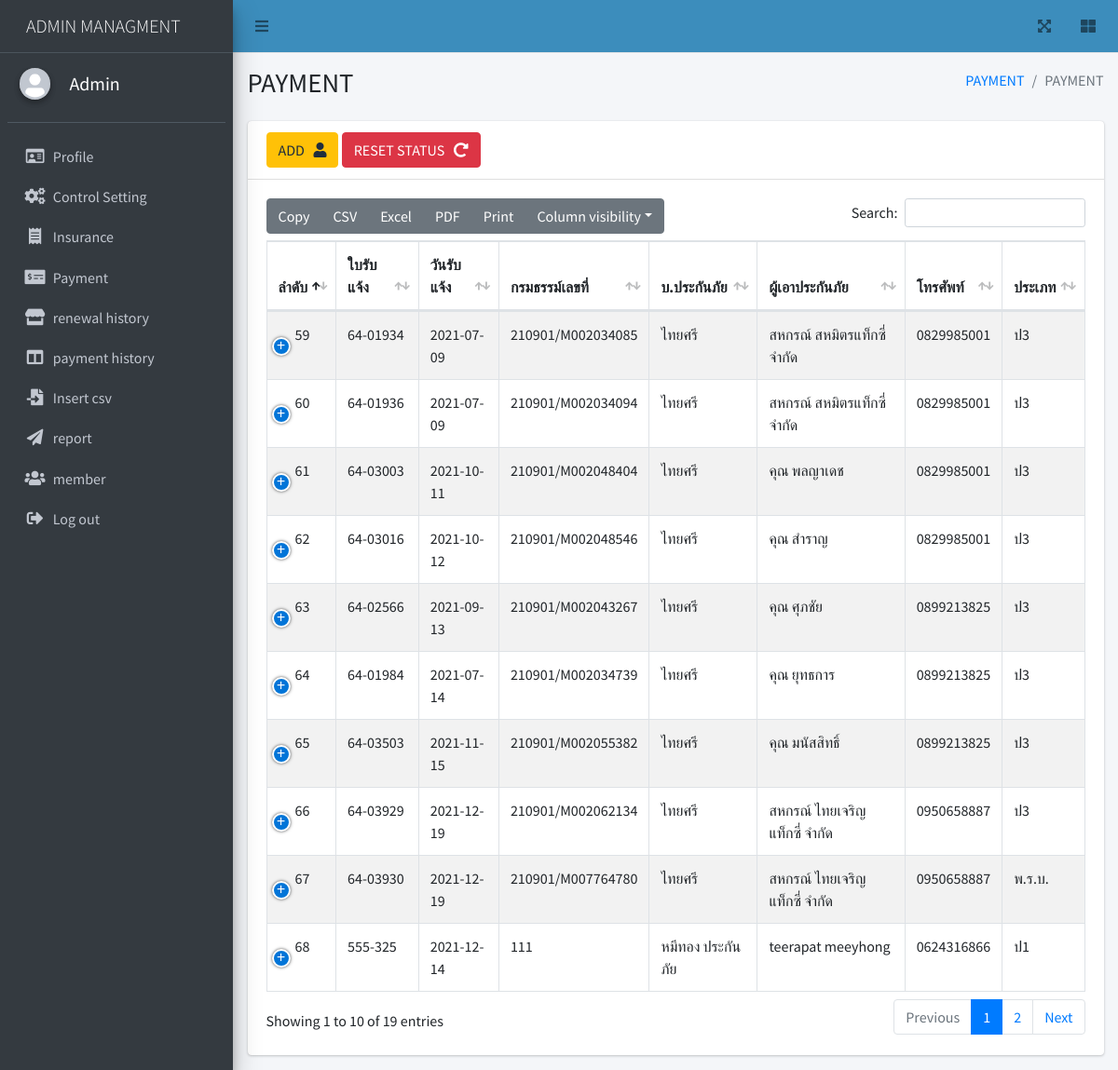
The page /page/payment_data.php (signed in) on the database its author committed.
### tables this page shows
CREATE TABLE `users_info` (
  `id` int(11) NOT NULL,
  `username` varchar(200) NOT NULL,
  `password` varchar(200) NOT NULL,
  `tel` varchar(20) NOT NULL,
  `address` varchar(255) NOT NULL,
  `level` varchar(200) NOT NULL,
  `img` varchar(255) NOT NULL DEFAULT 'user.png',
  `name` varchar(200) NOT NULL,
  `user_id` varchar(255) DEFAULT NULL,
  `access_token` varchar(255) NOT NULL,
  `email` varchar(255) DEFAULT NULL,
  `status` varchar(255) NOT NULL,
  `sub_status` varchar(255) NOT NULL
);

CREATE TABLE `user_role` (
  `id` int(11) NOT NULL,
  `page` varchar(200) NOT NULL,
  `role` varchar(255) NOT NULL,
  `link` varchar(255) NOT NULL,
  `icon` varchar(255) NOT NULL
);

CREATE TABLE `payment` (
  `id` int(10) NOT NULL,
  `invoice_id` varchar(255) NOT NULL,
  `invoice_date` date NOT NULL,
  `insurance_id` varchar(255) NOT NULL,
  `insurance` varchar(255) NOT NULL,
  `name` varchar(255) NOT NULL,
  `phone` varchar(255) NOT NULL,
  `type` varchar(255) NOT NULL,
  `car_license` varchar(255) NOT NULL,
  `date_start` date NOT NULL,
  `premium` varchar(255) NOT NULL,
  `premium_total` varchar(255) NOT NULL,
  `agent` varchar(255) NOT NULL,
  `installment_no` varchar(255) NOT NULL,
  `date_end` date NOT NULL,
  `installment` varchar(255) NOT NULL,
  `date_send` date NOT NULL DEFAULT current_timestamp(),
  `status` varchar(255) NOT NULL,
  `time_send` time NOT NULL,
  `status_sms` varchar(255) NOT NULL,
  `note` varchar(255) NOT NULL DEFAULT '-'
);

### page/payment_data.php (the view, shortened to what this page needs)
<?php
require_once('../dbconnect.php');
$id = $_SESSION['id'];
$sql = "SELECT * FROM users_info WHERE id= $id ";
$result = mysqli_query($con, $sql);
$row = mysqli_fetch_assoc($result);
$sqlp = "SELECT * FROM user_role  ";
$resultp = mysqli_query($con, $sqlp);
?>
<!DOCTYPE html>
<html lang="en">
<head>
    <link rel="stylesheet" href="https://cdnjs.cloudflare.com/ajax/libs/font-awesome/5.15.3/css/all.min.css" />
    <link rel="stylesheet" href="../css/adminlte.min.css">
    <link rel="stylesheet" href="../css/dataTables.bootstrap4.min.css">
    <link rel="stylesheet" href="../css/responsive.bootstrap4.min.css">
    <link rel="stylesheet" href="../css/buttons.bootstrap4.min.css">
    <link rel="stylesheet" href="../css/switch_insurance.css">
</head>
<body class="hold-transition sidebar-mini">
    <?php require('admin_nav.php') ?>
    <div class="content-wrapper">
        <section class="content-header">
            <div class="container-fluid">
                <div class="row mb-2">
                    <div class="col-sm-6">
                        <h1 style="text-transform: uppercase">Payment</h1>
                    </div>
                    <div class="col-sm-6">
                        <ol class="breadcrumb float-sm-right">
                            <li class="breadcrumb-item"><a href="purchase.php" style="text-transform: uppercase">Payment</a></li>
                            <li class="breadcrumb-item active" style="text-transform: uppercase">Payment</li>
                        </ol>
                    </div>
                </div>
            </div>
        </section>
        <section class="content">
            <div class="container-fluid ">
                <div class="row">
                    <div class="col-12">
                        <?php
                        $sql = "SELECT * FROM payment ";
                        $result = mysqli_query($con, $sql);
                        ?>
                        <div class="card">
                            <div class="card-header">
                                <a href="payment_insert_form.php" class="btn btn-warning ">ADD &nbsp; <i class="fas fa-user"></i></a>
                                <a href="../backend/reset_status.php" class="btn btn-danger " onclick="return confirm('Are you sure to reset ?')">RESET STATUS &nbsp; <i class="fas fa-redo-alt"></i></a>
                            </div>
                            <div class="card-body">
                                <table id="example1" class="table table-bordered table-striped">
                                    <thead>
                                        <tr>
                                            <th>ลำดับ</th>
                                            <th>ใบรับแจ้ง</th>
                                            <th>วันรับแจ้ง</th>
                                            <th>กรมธรรม์เลขที่</th>
                                            <th>บ.ประกันภัย</th>
                                            <th>ผู้เอาประกันภัย</th>
                                            <th>โทรศัพท์</th>
                                            <th>ประเภท</th>
                                        </tr>
                                    </thead>
                                    <tbody>
                                        <?php while ($row = mysqli_fetch_array($result)) { ?>
                                            <tr>
                                                <td><?php echo $row['id']; ?></td>
                                                <td><?php echo $row['invoice_id']; ?></td>
                                                <td><?php echo $row['invoice_date']; ?></td>
                                                <td><?php echo $row['insurance_id']; ?></td>
                                                <td><?php echo $row['insurance']; ?></td>
                                                <td><?php echo $row['name']; ?></td>
                                                <td><?php echo $row['phone']; ?></td>
                                                <td><?php echo $row['type']; ?></td>
                                            </tr>
                                        <?php  } ?>
                                    </tbody>
                                </table>
                            </div>
                        </div>
                    </div>
                </div>
</body>
</html>

### page/admin_nav.php (shortened to what this page needs)
<div class="wrapper">
<nav class="main-header navbar navbar-expand navbar-lightblue navbar-light">
    <ul class="navbar-nav">
        <li class="nav-item">
            <a class="nav-link" data-widget="pushmenu" href="#" role="button"><i class="fas fa-bars"></i></a>
        </li>
    </ul>
    <ul class="navbar-nav ml-auto">
        <li class="nav-item">
            <a class="nav-link" data-widget="fullscreen" href="#" role="button">
                <i class="fas fa-expand-arrows-alt"></i>
            </a>
        </li>
        <li class="nav-item">
            <a class="nav-link" data-widget="control-sidebar" data-slide="true" href="#" role="button">
                <i class="fas fa-th-large"></i>
            </a>
        </li>
    </ul>
</nav>
<aside class="main-sidebar sidebar-dark-primary elevation-4">
    <a href="index.php" class="brand-link">
        <span class="brand-text font-weight-light" style="margin-left: 20px; text-transform: uppercase;"><?php echo $row['level']; ?> Managment</span>
    </a>
    <div class="sidebar">
        <div class="user-panel mt-3 pb-3 mb-3 d-flex">
            <div class="image">
                <img src="../img/<?php echo $row['img']; ?>" class="img-circle elevation-2" alt="User Image">
            </div>
            <div class="info">
                <h5 style="color:white; margin-left: 10px;"><?php echo $row['name']; ?></h5>
            </div>
        </div>
        <nav class="mt-2">
            <ul class="nav nav-pills nav-sidebar flex-column" data-widget="treeview" role="menu" data-accordion="false">
                <?php
                while ($rowp = mysqli_fetch_assoc($resultp)) {
                    $idp = $rowp['id'];
                    if ($_SESSION['level'] == 'admin') {
                        $role = explode(",", $rowp['role']);
                        $result_array = array_search("admin$idp", $role);
                        if ($result_array !== false) {
                            echo " <li class='nav-item'><a href='$rowp[link]' class='nav-link '>
        <i class='$rowp[icon]'></i>
        <p>
        $rowp[page]
        </p>
        </a>
      </li> ";
                        }
                    }
                }
                ?>
                <li class="nav-item">
                    <a href="logout.php" class="nav-link">
                        <i class="nav-icon fas fa-sign-out-alt"></i>
                        <p>
                            Log out
                        </p>
                    </a>
                </li>
            </ul>
        </nav>
    </div>
</aside>

### rows shown on the page
users_info: level "ADMIN", img (placeholder picture), name "Admin"
user_role: page "Profile"
user_role: page "Control Setting"
user_role: page "Insurance"
user_role: page "Payment"
user_role: page "renewal history"
user_role: page "payment history"
user_role: page "Insert csv"
user_role: page "report"
user_role: page "member"
payment: id "59", invoice "64-01934", invoice_date "2021-07-09", insurance "210901/M002034085", insurance "ไทยศรี", name "สหกรณ์ สหมิตรแท็กซี่ จำกัด", phone "0829985001", type "ป3"
payment: id "60", invoice "64-01936", invoice_date "2021-07-09", insurance "210901/M002034094", insurance "ไทยศรี", name "สหกรณ์ สหมิตรแท็กซี่ จำกัด", phone "0829985001", type "ป3"
payment: id "61", invoice "64-03003", invoice_date "2021-10-11", insurance "210901/M002048404", insurance "ไทยศรี", name "คุณ พลญาเดช", phone "0829985001", type "ป3"
payment: id "62", invoice "64-03016", invoice_date "2021-10-12", insurance "210901/M002048546", insurance "ไทยศรี", name "คุณ สำราญ", phone "0829985001", type "ป3"
payment: id "63", invoice "64-02566", invoice_date "2021-09-13", insurance "210901/M002043267", insurance "ไทยศรี", name "คุณ ศุภชัย", phone "0899213825", type "ป3"
payment: id "64", invoice "64-01984", invoice_date "2021-07-14", insurance "210901/M002034739", insurance "ไทยศรี", name "คุณ ยุทธการ", phone "0899213825", type "ป3"
payment: id "65", invoice "64-03503", invoice_date "2021-11-15", insurance "210901/M002055382", insurance "ไทยศรี", name "คุณ มนัสสิทธิ์", phone "0899213825", type "ป3"
payment: id "66", invoice "64-03929", invoice_date "2021-12-19", insurance "210901/M002062134", insurance "ไทยศรี", name "สหกรณ์ ไทยเจริญแท็กซี่ จำกัด", phone "0950658887", type "ป3"
payment: id "67", invoice "64-03930", invoice_date "2021-12-19", insurance "210901/M007764780", insurance "ไทยศรี", name "สหกรณ์ ไทยเจริญแท็กซี่ จำกัด", phone "0950658887", type "พ.ร.บ."
payment: id "68", invoice "555-325", invoice_date "2021-12-14", insurance "111", insurance "หมีทอง ประกันภัย", name "teerapat meeyhong", phone "0624316866", type "ป1"
